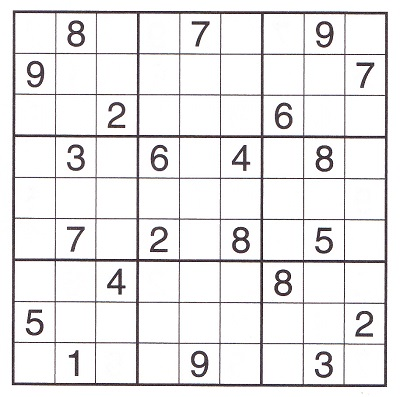
#> input picture dados/sudoku/sudoku1.jpg, 400 x 397 px, found by its file name; its folder holds 4 pictures in this run
$ python sudoku.py
#> lines starting #> are read from the running program, lines starting #| are printed output that depends on the picture; after the words box and inside, x2 and y2 are one past the last pixel; in counts of white or black regions, pixels touching at a corner belong together
import cv2
import numpy as np

def isValid(width, height):
    if height > width - 7 and height < width + 7:
        return True
    return False


countingImg = 1
while True:
    # Imagem que será processada
    imgUrl = "dados\\sudoku\\sudoku" + str(countingImg) + ".jpg"

    # Imagem para escrever os resultados finais
    imgRef = cv2.imread(imgUrl)
#> imgRef is the input picture: shape (397, 400, 3); mean B, G, R 233.9, 233.2, 234.4
    imgFinal = cv2.resize(imgRef, (700,700))
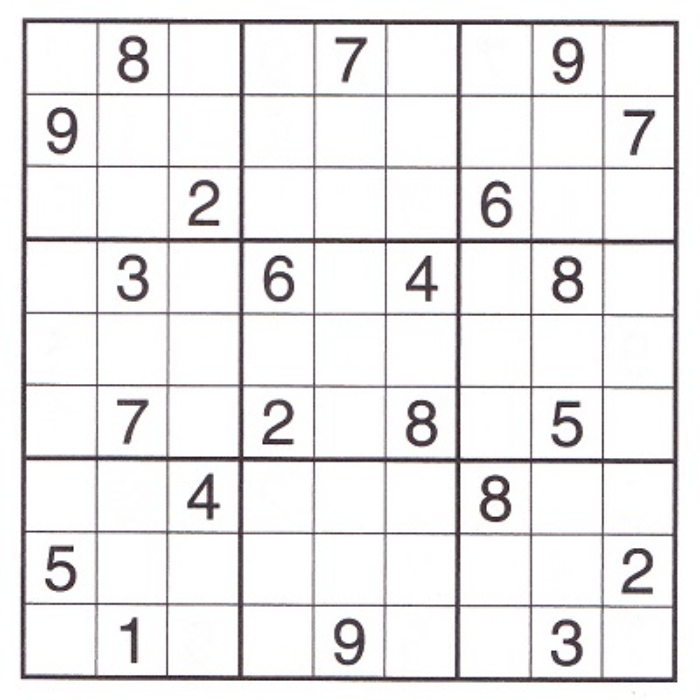
#> imgFinal: shape (700, 700, 3); mean B, G, R 233.9, 233.1, 234.4

    # Imagem para utilizar durante processamento dos quadrados
    img = cv2.imread(imgUrl, cv2.IMREAD_GRAYSCALE)
#> img: shape (397, 400); min 10, max 255, mean 233.8
    image = cv2.resize(img, (700,700))

    # Encontrando os boards dentro da imagem
    _, thresh = cv2.threshold(image, 240, 255, cv2.THRESH_BINARY_INV)
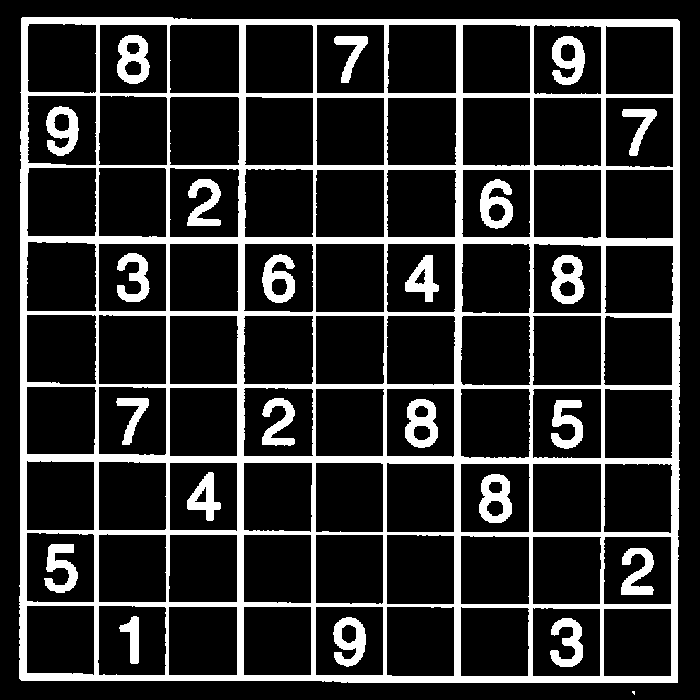
#> thresh: shape (700, 700); 17.7% white; 24 white regions (1 under 20 px)
    contours, hierarchy = cv2.findContours(thresh, cv2.RETR_EXTERNAL, cv2.CHAIN_APPROX_SIMPLE)
#> contours = 2 contours, 1 with area under 20; largest, box (x1, y1, x2, y2) and area: (19, 17, 680, 683) 436124

    for contour in contours:
        (x, y, w, h) = cv2.boundingRect(contour)
        print(x,y,w,h)

        if w > 300 and h > 300 :
            # Cortando os boards existentes para analisar de forma independente
            crop_img_n = image[y:y+h, x:x+w]

            # Aplicando blur para tirar os ruidos que interferem na obtenção dos quadrados
            crop_img = cv2.GaussianBlur(crop_img_n, (5,3), cv2.BORDER_DEFAULT)

            # Encontrando os quadrados dentro do board
            _, thresh1 = cv2.threshold(crop_img, 240, 255, cv2.THRESH_BINARY)
            contours1, hierarchy1 = cv2.findContours(thresh1, cv2.RETR_EXTERNAL, cv2.CHAIN_APPROX_SIMPLE)

            # Todos os quadrados do board (contornos)
            for contour1 in contours1:
                (x1, y1, w1, h1) = cv2.boundingRect(contour1)

                # Validando se o quadrado se encaixa no esperado
                if isValid(h1, w1) :
                    crop_img1 = image[y+y1:y+y1+h1, x+x1:x+x1+w1]

                    # Processando a image para obter os contornos que existem dentro de cada quadrado do board
                    _, thresh2 = cv2.threshold(crop_img1, 115, 255, cv2.THRESH_BINARY_INV)
                    contours2, hierarchy2 = cv2.findContours(thresh2, cv2.RETR_EXTERNAL, cv2.CHAIN_APPROX_SIMPLE)

                    isNumber = False
                    for contour2 in contours2:
                        (x2, y2, w2, h2) = cv2.boundingRect(contour2)
                        # print(x2,y2,w2,h2)

                        if w2 > 1 and h2 >= 1 :
                            isNumber = True

                    # Se existe algum sinal de cor dentro do quadrado do board, entende se que temos um numero ali
                    if isNumber :
                        cv2.rectangle(imgFinal, (x+x1+5, y+y1+5),(x+x1+w1-5, y+y1+h1-5), (0, 0, 255), 2)
#> this loop made 2 passes
#> (x, y, w, h) on pass 2: (19, 17, 661, 666)
#> (contour, x, y, w, h) on pass 1: ([[632, 691], [632, 692], [634, 694], [634, 691]], 632, 691, 3, 4)
#| 632 691 3 4
#| 19 17 661 666
#> pass 2, `crop_img_n = image[y:y+h, x:x+w]`:
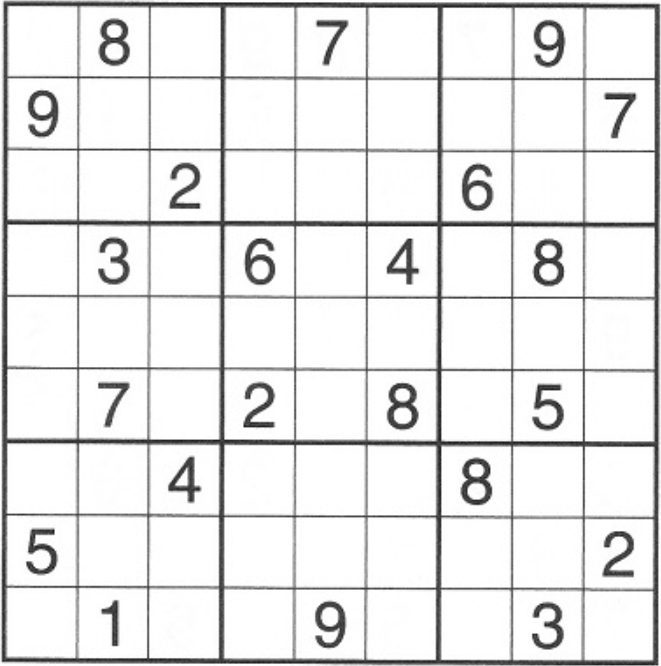
#> crop_img_n: shape (666, 661); min 14, max 255, mean 231.4
#> pass 2, `crop_img = cv2.GaussianBlur(crop_img_n, (5,3), cv2.BORDER_DEFAULT)`:
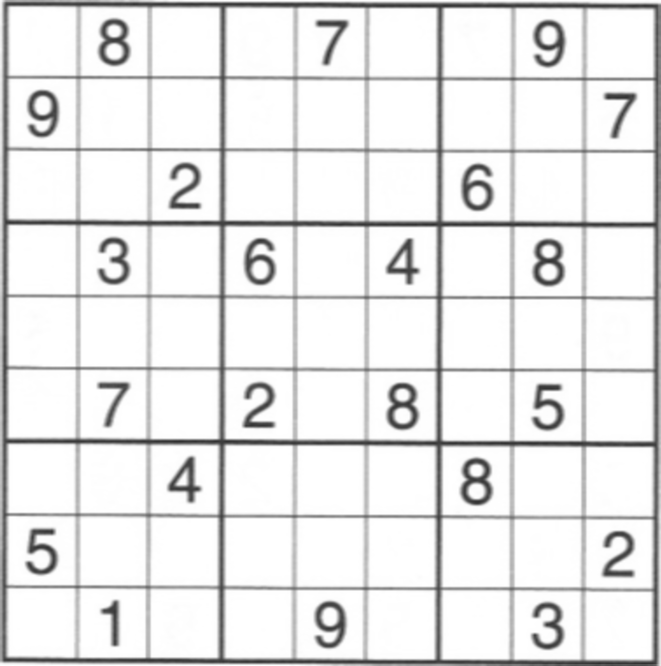
#> crop_img: shape (666, 661); min 46, max 255, mean 231.3
#> pass 2, `_, thresh1 = cv2.threshold(crop_img, 240, 255, cv2.THRESH_BINARY)`:
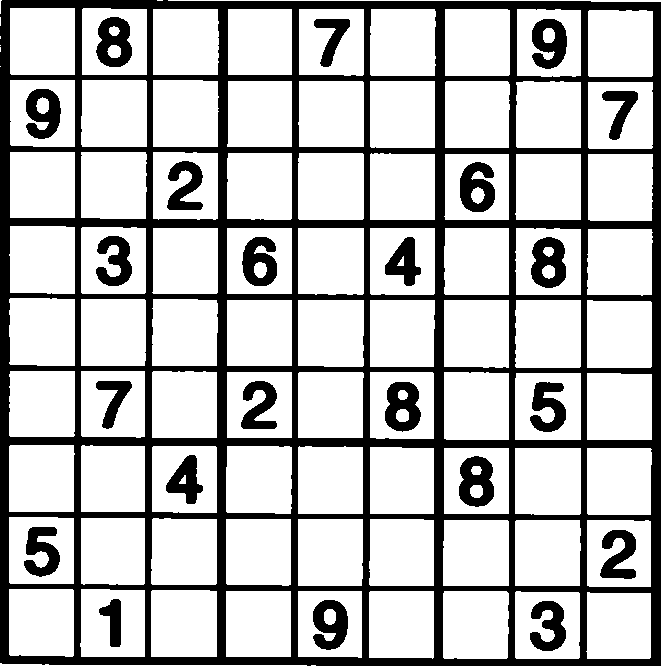
#> thresh1: shape (666, 661); 74.5% white; 23 black regions, largest, box (x1, y1, x2, y2) and area: (0, 0, 661, 666) 88995, (459, 456, 494, 507) 1237, (531, 237, 566, 288) 1231
#> after the loop:
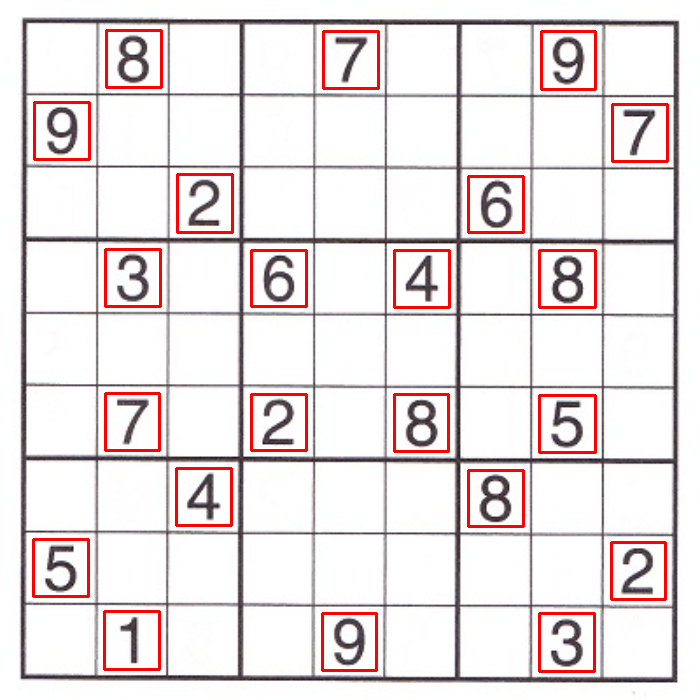
#> imgFinal: shape (700, 700, 3); 3% of pixels changed, all inside (x1, y1, x2, y2) = (32, 29, 669, 673)


   # Controle do slide show
    countingImg += 1
    countingImg = countingImg % 9
    if countingImg == 0 :
        countingImg = 1

    cv2.imshow("img", imgFinal)
    key = cv2.waitKey(3000)
#> (key Esc is pressed here)
    if key == 113:
        break
